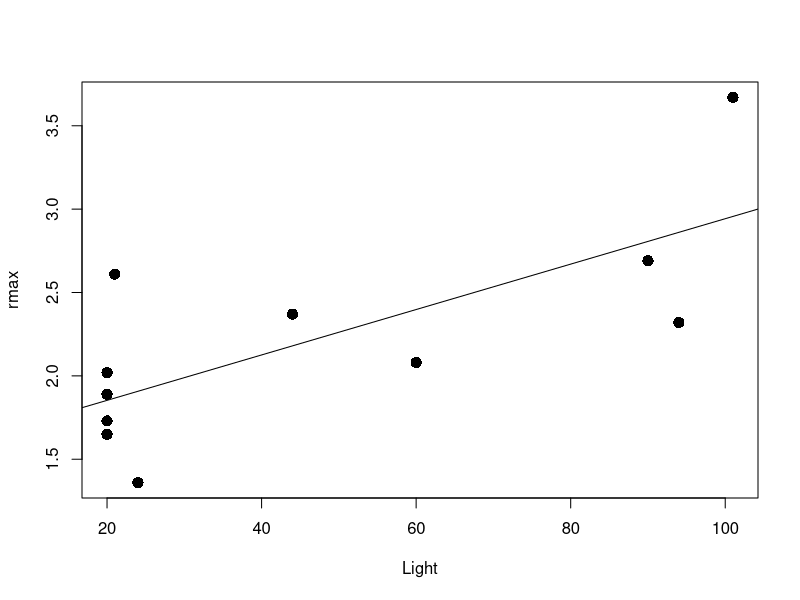

This figure's R source:
Light=c(20,20,20,20,21,24,44,60,90,94,101)
rmax=c(1.73,1.65,2.02,1.89,2.61,1.36,2.37,2.08,2.69,2.32,3.67)
plot(Light, rmax,cex=1.5,pch=16); 
fit=lm(rmax~Light);
summary(fit); abline(fit); 

